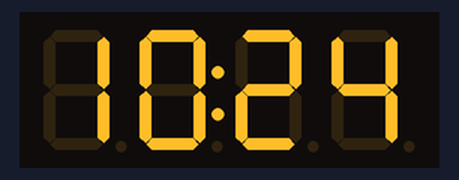
Simulated run of this sketch. Board: Arduino Uno, built with avr-gcc and run on an emulated ATmega328P. On the bench: 4-digit seven-segment display. The local clock reads 2024-03-15 10:24:30 at power-on unless the sketch sets it.

Above: at 0.1 s.
At 91.1 s:
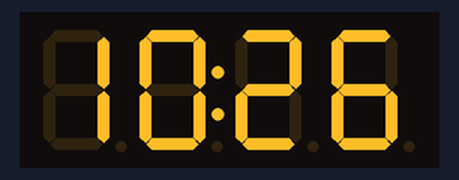

The sketch:

digitalClockTM1637.ino
```cpp
#include <Wire.h>
#include <RTClib.h>
#include <TM1637Display.h>

// Pin untuk TM1637
#define CLK 2 // Pin Clock TM1637
#define DIO 3 // Pin Data TM1637

// Inisialisasi RTC dan display
RTC_DS1307 rtc;
TM1637Display display(CLK, DIO);

void setup() {
  // Inisialisasi komunikasi serial
  Serial.begin(9600);

  // Inisialisasi RTC
  if (!rtc.begin()) {
    Serial.println("RTC tidak ditemukan!");
    while (1);
  }

  if (!rtc.isrunning()) {
    Serial.println("RTC tidak berjalan, mengatur waktu default...");
    // Mengatur waktu default: 27 Januari 2025 12:00:00
    rtc.adjust(DateTime(2025, 1, 27, 12, 0, 0));
  }

  // Inisialisasi display
  display.setBrightness(7); // Set tingkat kecerahan (0-7)
}

void loop() {
  // Membaca waktu dari RTC
  DateTime now = rtc.now();

  // Mengonversi jam dan menit ke format TM1637
  int displayTime = (now.hour() * 100) + now.minute();

  // Menampilkan waktu di TM1637
  display.showNumberDecEx(displayTime, 0b01000000, true);

  // Menunggu 1 detik sebelum update berikutnya
  delay(1000);
}
```
